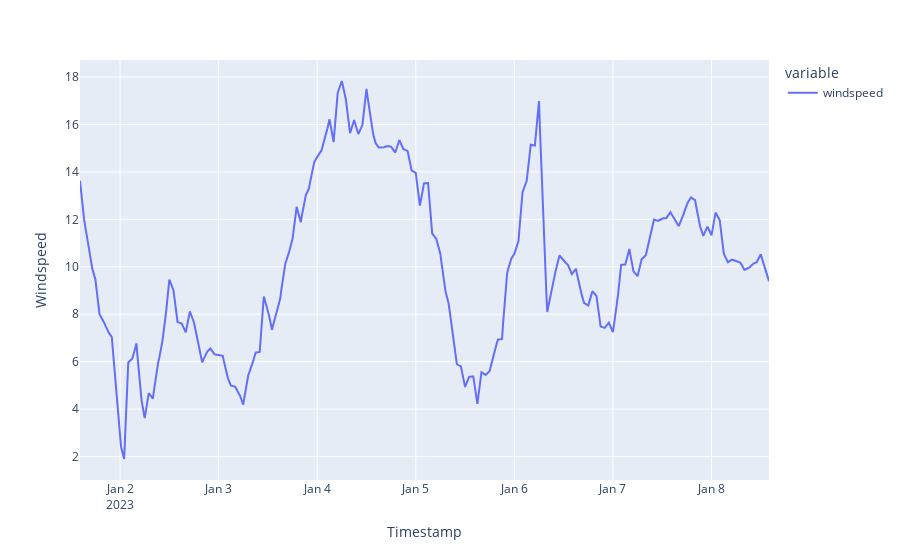

This figure's notebook cell:
### Code cell
fig_windspeed=input_data["windspeed"].iloc[57:729].plot()
fig_windspeed.update_layout(
    xaxis_title='Timestamp',
    yaxis_title="Windspeed"
)
fig_windspeed.show()

### Figure 1 — Plotly figure (JSON) as saved in the notebook; plotly's stock layout.template omitted (floating-point values rounded to 4 significant figures; data arrays with more than 128 entries replaced by an {"elided": "..."} marker saying what was removed)
{"data": [{"hovertemplate": "variable=windspeed<br>index=%{x}<br>value=%{y}<extra></extra>", "legendgroup": "windspeed", "line": {"color": "#636efa", "dash": "solid"}, "marker": {"symbol": "circle"}, "mode": "lines", "name": "windspeed", "orientation": "v", "showlegend": true, "type": "scatter", "x": {"elided": "672 str values"}, "xaxis": "x", "y": {"elided": "672 float values"}, "yaxis": "y"}], "layout": {"legend": {"title": {"text": "variable"}, "tracegroupgap": 0}, "margin": {"t": 60}, "xaxis": {"anchor": "y", "domain": [0, 1], "title": {"text": "Timestamp"}}, "yaxis": {"anchor": "x", "domain": [0, 1], "title": {"text": "Windspeed"}}}}
